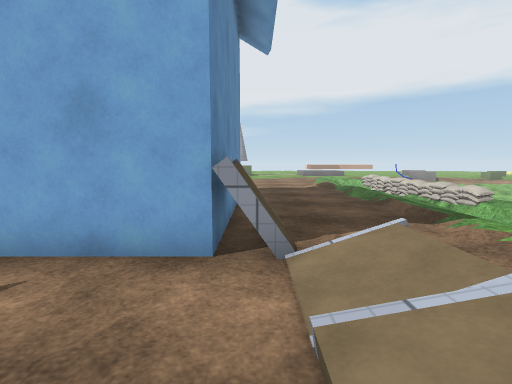
view 1 (above)

22 first-person views from a walk through a 3-D level made in the Unity game engine. The camera is 1.3 m above the floor, tilts 6° down and sees 85° across. The floor is counted in squares, 1 m on a side. Each view is taken from the middle of a square. On the plan, view 1 faces up. The plan holds only what a view shows up to about 13 squares ahead; the rest is blank. The place goes on beyond the plan. The player character is not drawn. Some surface patterns are stand-ins.

view 2
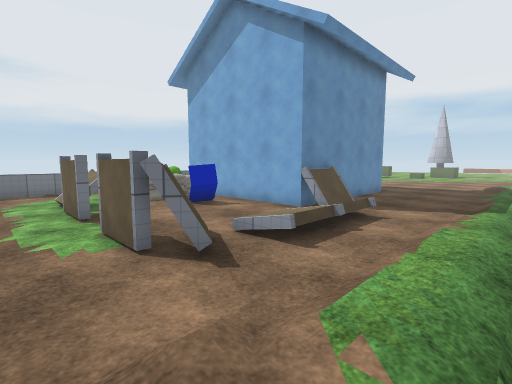

view 3
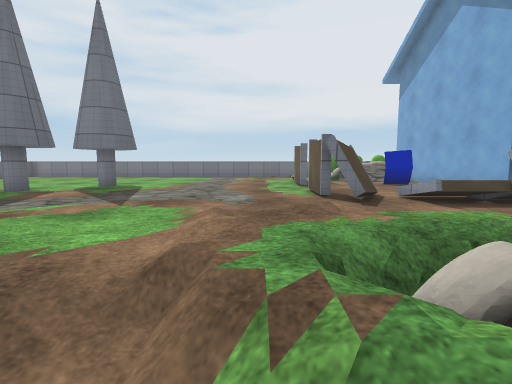

view 4
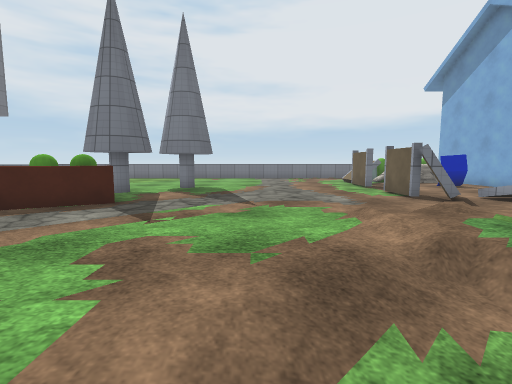

view 5
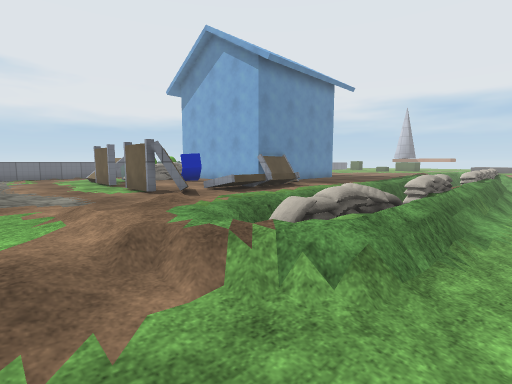

view 6
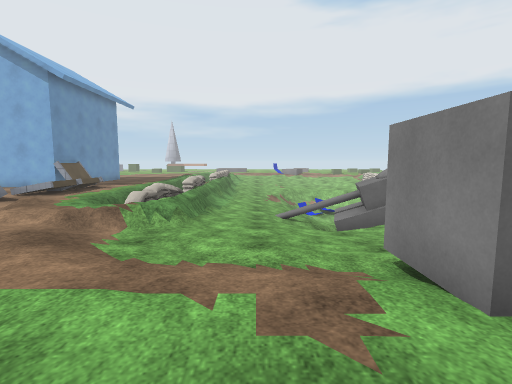

view 7
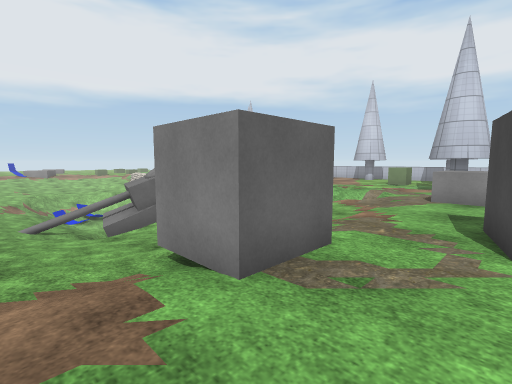

view 8
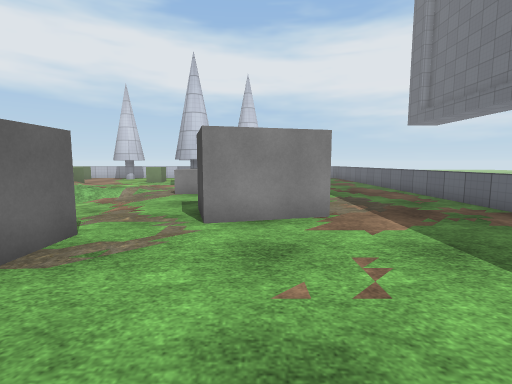

view 9
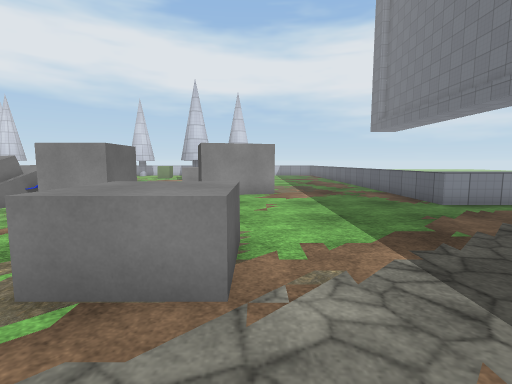

view 10
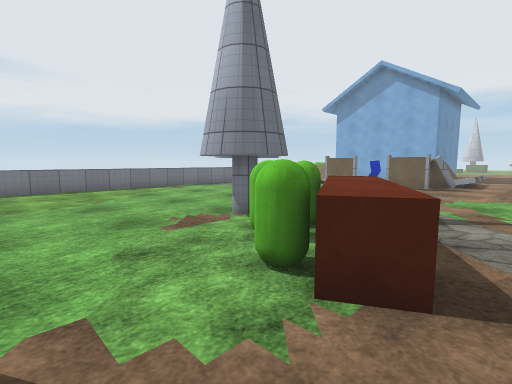

view 11
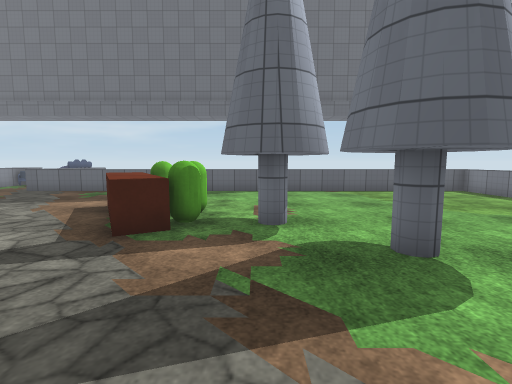

view 12
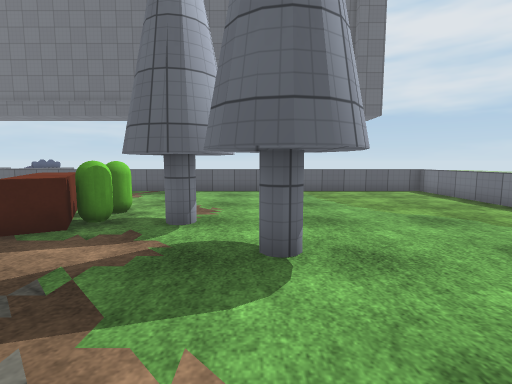

view 13
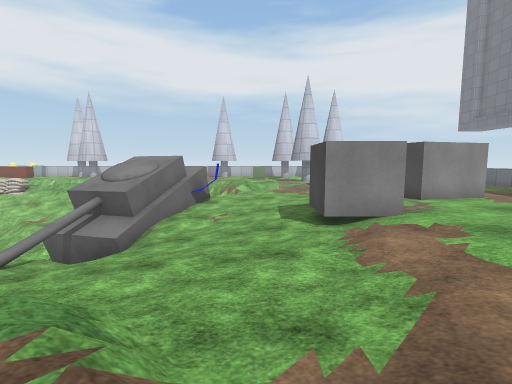

view 14
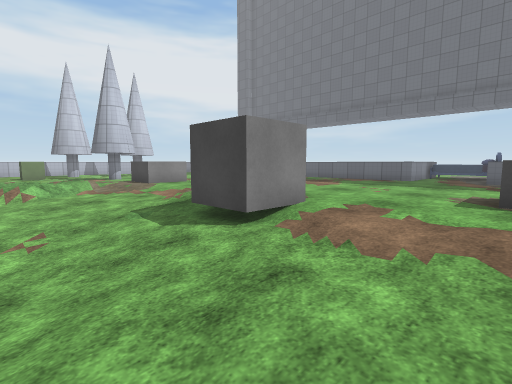

view 15
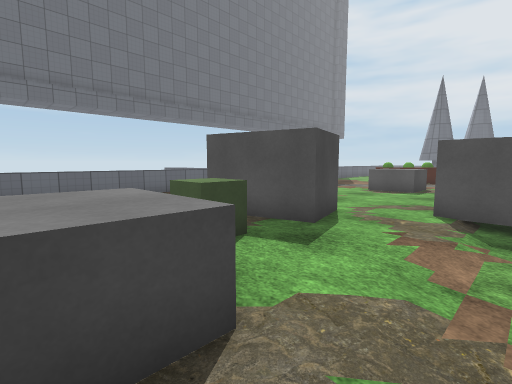

view 16
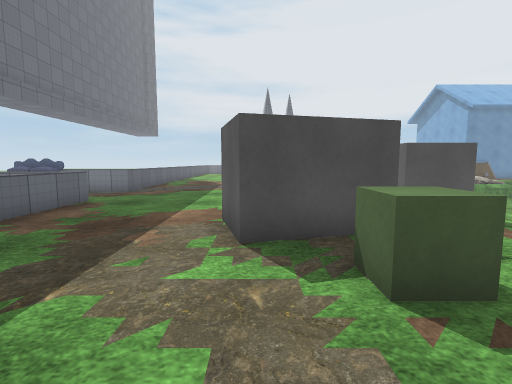

view 17
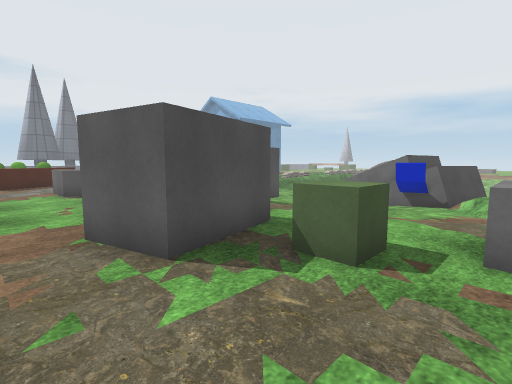

view 18
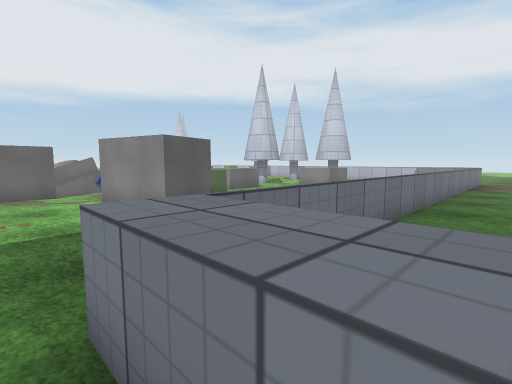

view 19
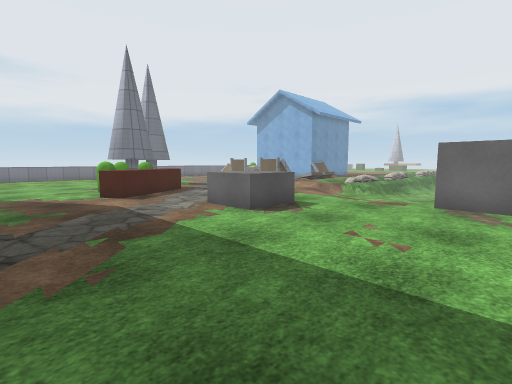

view 20
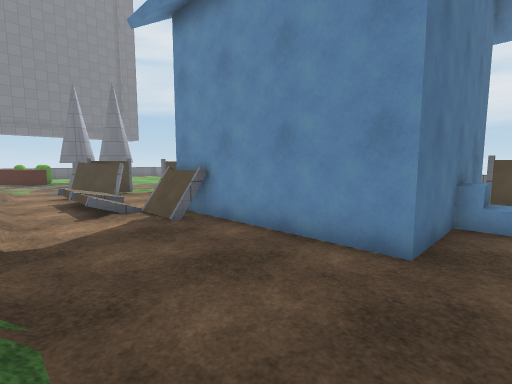

view 21
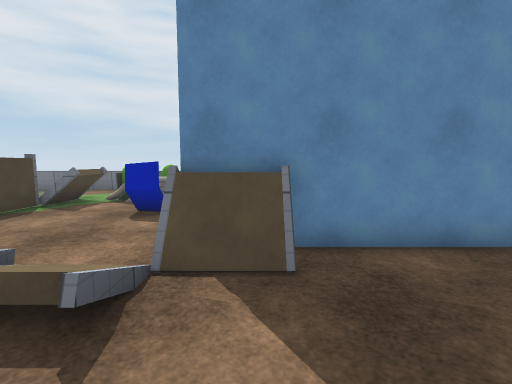

view 22
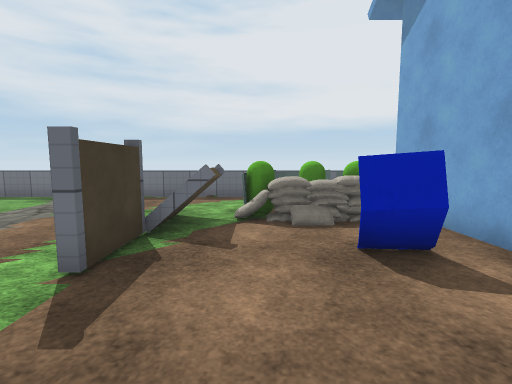

### Floor plan
Key: @ floor where view 1 was taken; # wall or solid block; . main floor; : floor 0.25 m higher than the main floor; - floor 0.25 m lower than the main floor; + floor 0.5 m higher than the main floor; _ floor 0.5 m lower than the main floor; < floor 0.75 m lower than the main floor; / step, stairs or slope; = window, fence, low wall or low ledge; ^ raised ledge; v drop or lower ground; T thing the floor can be seen under or through; O other object.
Columns run from 6 left of view 1 to 22 right of it. Each row starts with its distance up from view 1.
 12 O ......../  O
 11 OOOOOO..../  O=
 10      O..../  O=
  9      O....// O=
  8      O....// #=
  7      O..../v ==
  6      O..../v ==        //
  5      OO.../v +=< //  ////
  4 OOOOOOO./.:v ==/ //  ///
  3 =......//.:vv/// /////
  2 =.#....//.:v ////// ^
  1 =......+/.:v ==<//=#^#
  0 =.....@//.:v #=<///#^#   #=
 -1 OO...OOO..:vv/_<// /^##  #
 -2 OOOO.OOO..:/v//_<<///=####
 -3 ........./:////__<<<<__^##
 -4 ........../::/_____<_____/:
 -5 .........////-_____///__--///
 -6 ............./-_______----///
 -7  .............//--###------./
 -8  .................###/.......
 -9 ..TT..............###......^^
-10 ..TTT......................^^
-11 .. TTT.OO....^^......###.^...
-12 ....TTOOO....^^......###.^..
-13 ....##OOOO...^^.......##.....
-14 .......OOO.................
-15 ........OO..................
-16 .............................
-17 .............................
-18 .............................
-19 ===============^...^=========
-20                ^...^     ....
-21                ^  .^     ....
-22                OO
-23                OO
-24                O

Positions as (right, up) in squares from view 1, and headings:
1: (0, 0), facing up
2: (5, -4), facing up-left
3: (8, -4), facing left
4: (9, -7), facing left
5: (9, -6), facing up-left
6: (10, -11), facing up
7: (10, -11), facing up-right
8: (9, -12), facing right
9: (4, -13), facing right
10: (4, -17), facing up-left
11: (-1, -6), facing down
12: (-3, -6), facing down
13: (5, -5), facing right
14: (8, -3), facing down-right
15: (22, -7), facing down-left
16: (22, -13), facing left
17: (21, -15), facing up-left
18: (12, -21), facing up-right
19: (14, -18), facing up-left
20: (4, 12), facing down-left
21: (4, 5), facing left
22: (0, 0), facing left
